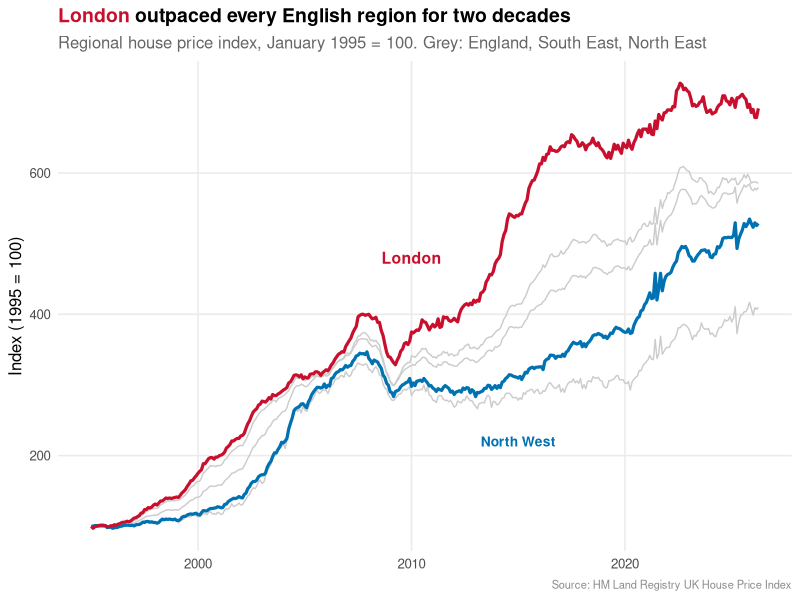
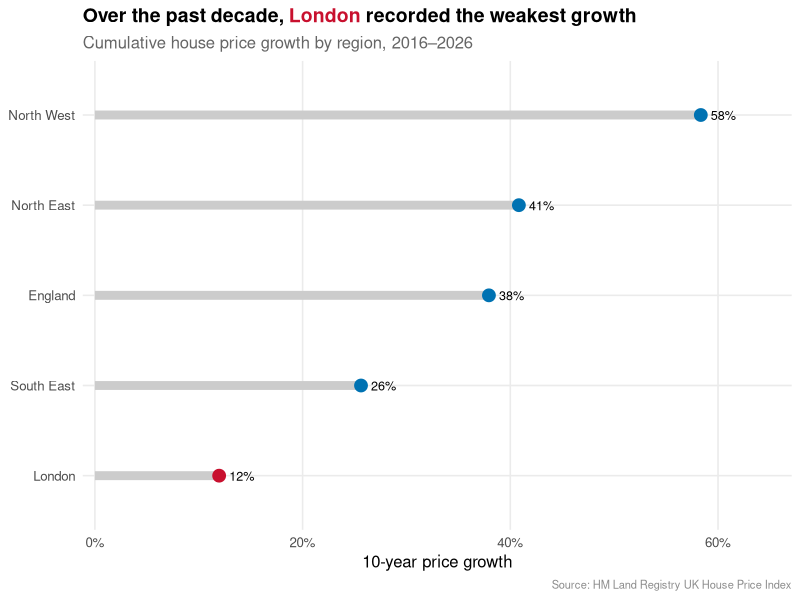
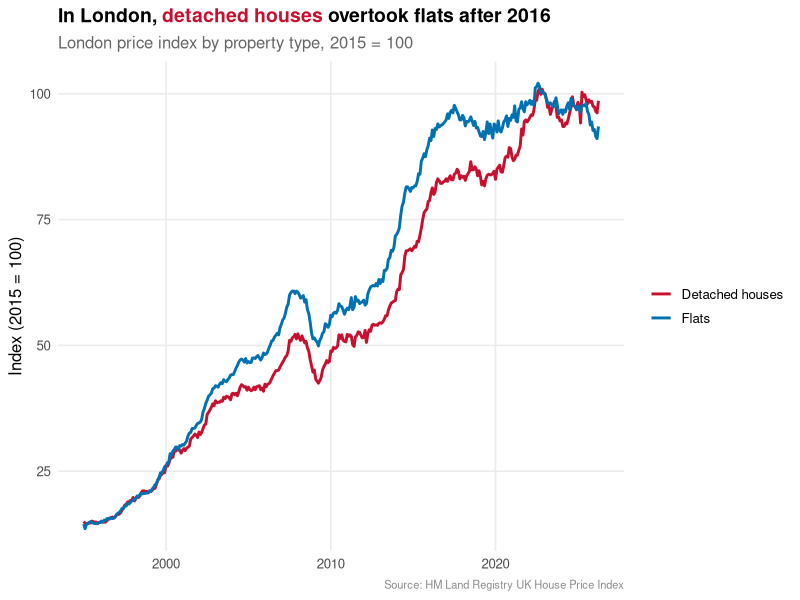
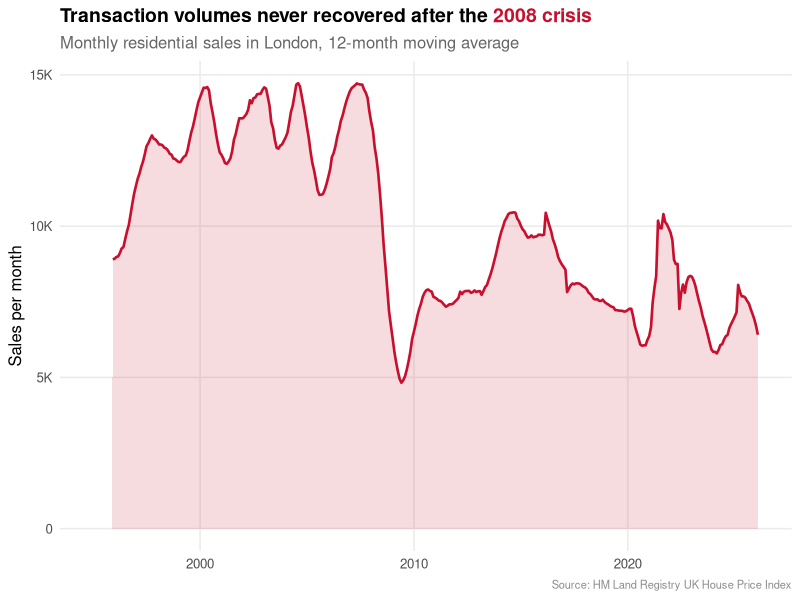
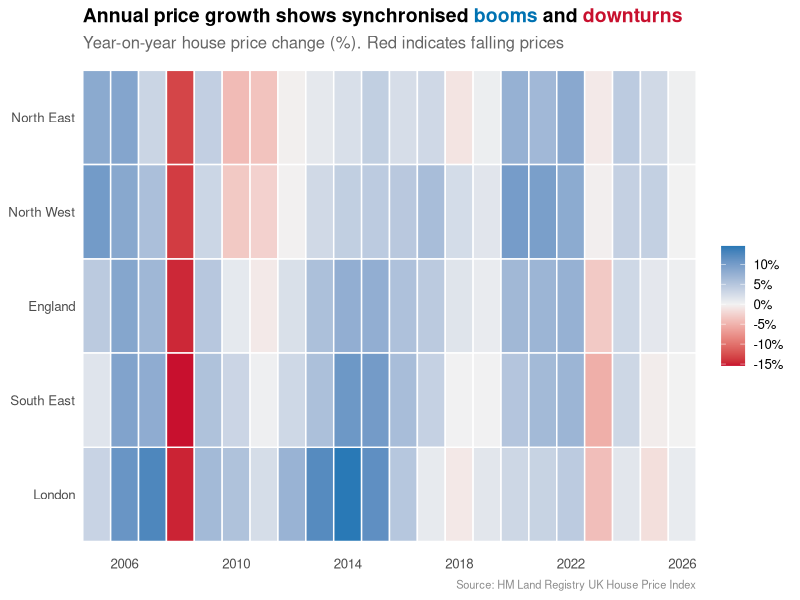

Source code (R) for these figures, in order: (Note: this script raises an error after producing the figures.)
# Setup: load packages, read and rebase data to 1995 = 100
library(tidyverse); library(scales); library(ggtext); library(patchwork)
dir.create("output", showWarnings = FALSE)
hpi <- read_csv("data/hpi_clean.csv") |> mutate(Date = as.Date(Date))
hpi <- hpi |> arrange(RegionName, Date) |> group_by(RegionName) |>
  mutate(Index95 = Index / Index[Date == min(Date)] * 100) |> ungroup()
theme_story <- theme_minimal(base_size = 12) +
  theme(plot.title = element_markdown(face = "bold", size = 14),
        plot.subtitle = element_text(colour = "grey40"),
        plot.caption = element_text(colour = "grey55", size = 8),
        panel.grid.minor = element_blank(), legend.position = "none")
col_london <- "#C8102E"; col_north <- "#0072B2"; col_grey <- "grey80"

# Viz 1: regional index since 1995, London highlighted
p1 <- hpi |> ggplot(aes(Date, Index95, group = RegionName)) +
  geom_line(colour = col_grey, linewidth = 0.5) +
  geom_line(data = ~filter(.x, RegionName == "North West"), colour = col_north, linewidth = 1.1) +
  geom_line(data = ~filter(.x, RegionName == "London"), colour = col_london, linewidth = 1.1) +
  annotate("text", x = as.Date("2010-01-01"), y = 480, label = "London", colour = col_london, size = 4, fontface = "bold") +
  annotate("text", x = as.Date("2015-01-01"), y = 220, label = "North West", colour = col_north, size = 3.5, fontface = "bold") +
  labs(title = "<span style='color:#C8102E'>London</span> outpaced every English region for two decades",
       subtitle = "Regional house price index, January 1995 = 100. Grey: England, South East, North East",
       x = NULL, y = "Index (1995 = 100)", caption = "Source: HM Land Registry UK House Price Index") + theme_story
ggsave("output/viz1_long_race.png", p1, width = 9, height = 5.5, dpi = 300)

# Viz 2: cumulative 10-year growth by region (dumbbell)
latest <- max(hpi$Date)
growth10 <- hpi |> filter(Date %in% c(latest %m-% years(10), latest)) |> group_by(RegionName) |>
  summarise(Start = first(AveragePrice), End = last(AveragePrice), .groups = "drop") |>
  mutate(Growth = End / Start - 1, RegionName = fct_reorder(RegionName, Growth))
p2 <- growth10 |> ggplot(aes(y = RegionName)) +
  geom_segment(aes(x = 0, xend = Growth, yend = RegionName), colour = col_grey, linewidth = 3) +
  geom_point(aes(x = Growth, colour = RegionName == "London"), size = 4) +
  geom_text(aes(x = Growth, label = percent(Growth, accuracy = 1)), hjust = -0.4, size = 3.2) +
  scale_colour_manual(values = c(`TRUE` = col_london, `FALSE` = col_north)) +
  scale_x_continuous(labels = percent, expand = expansion(mult = c(0.02, 0.15))) +
  labs(title = "Over the past decade, <span style='color:#C8102E'>London</span> recorded the weakest growth",
       subtitle = paste0("Cumulative house price growth by region, ", year(latest) - 10, "\u2013", year(latest)),
       x = "10-year price growth", y = NULL, caption = "Source: HM Land Registry UK House Price Index") + theme_story
ggsave("output/viz2_catchup.png", p2, width = 9, height = 5.5, dpi = 300)

# Viz 3: London price index by property type (detached vs flats)
london_types <- hpi |> filter(RegionName == "London", !is.na(DetachedIndex), !is.na(FlatIndex)) |>
  select(Date, DetachedIndex, FlatIndex) |> pivot_longer(-Date, names_to = "Type", values_to = "Idx")
p3 <- london_types |> ggplot(aes(Date, Idx, colour = Type)) + geom_line(linewidth = 1) +
  scale_colour_manual(values = c(DetachedIndex = col_london, FlatIndex = col_north), labels = c("Detached houses", "Flats")) +
  labs(title = "In London, <span style='color:#C8102E'>detached houses</span> overtook flats after 2016",
       subtitle = "London price index by property type, 2015 = 100",
       x = NULL, y = "Index (2015 = 100)", caption = "Source: HM Land Registry UK House Price Index") +
  theme_story + theme(legend.position = "right", legend.title = element_blank())
ggsave("output/viz3_property_types.png", p3, width = 9, height = 5.5, dpi = 300)

# Viz 4: London monthly sales, 12-month moving average
roll_mean <- function(x, k = 12) { n <- length(x); out <- rep(NA_real_, n); for (i in k:n) out[i] <- mean(x[(i - k + 1):i]); out }
london_vol <- hpi |> filter(RegionName == "London", !is.na(SalesVolume)) |> arrange(Date) |> mutate(VolMA = roll_mean(SalesVolume, 12))
p4 <- london_vol |> ggplot(aes(Date, VolMA)) +
  geom_area(fill = col_london, alpha = 0.15) + geom_line(colour = col_london, linewidth = 0.9) +
  scale_y_continuous(labels = label_number(scale_cut = cut_short_scale()), limits = c(0, NA)) +
  labs(title = "Transaction volumes never recovered after the <span style='color:#C8102E'>2008 crisis</span>",
       subtitle = "Monthly residential sales in London, 12-month moving average",
       x = NULL, y = "Sales per month", caption = "Source: HM Land Registry UK House Price Index") + theme_story
ggsave("output/viz4_volume.png", p4, width = 9, height = 5.5, dpi = 300)

# Viz 5: year-on-year growth heatmap by region and year
heat <- hpi |> mutate(Year = year(Date), Month = month(Date)) |>
  filter(Month == 12 | (Year == max(Year) & Month == max(Month[Year == max(Year)]))) |>
  arrange(RegionName, Date) |> group_by(RegionName) |> mutate(YoY = Index / lag(Index) - 1) |> ungroup() |>
  filter(!is.na(YoY), Year >= 2005) |>
  mutate(RegionName = factor(RegionName, levels = c("London", "South East", "England", "North West", "North East")))
p5 <- heat |> ggplot(aes(Year, RegionName, fill = YoY)) + geom_tile(colour = "white", linewidth = 0.5) +
  scale_fill_gradient2(low = col_london, mid = "grey95", high = col_north, midpoint = 0, labels = percent) +
  scale_x_continuous(breaks = seq(2006, 2026, 4), expand = c(0, 0)) +
  labs(title = "Annual price growth shows synchronised <span style='color:#0072B2'>booms</span> and <span style='color:#C8102E'>downturns</span>",
       subtitle = "Year-on-year house price change (%). Red indicates falling prices",
       x = NULL, y = NULL, fill = NULL, caption = "Source: HM Land Registry UK House Price Index") +
  theme_story + theme(legend.position = "right", panel.grid = element_blank())
ggsave("output/viz5_heatmap.png", p5, width = 9, height = 5.5, dpi = 300)

# Viz 6: value today of £100,000 invested in a 1995 home, by region
final <- hpi |> group_by(RegionName) |> summarise(Multiple = last(Index95) / 100, .groups = "drop") |>
  mutate(Value = 100000 * Multiple, RegionName = fct_reorder(RegionName, Value))
p6 <- final |> ggplot(aes(Value, RegionName)) + geom_col(aes(fill = RegionName == "London"), width = 0.7) +
  geom_text(aes(label = label_currency(prefix = "\u00a3", accuracy = 1, scale_cut = cut_short_scale())(Value)), hjust = -0.1, size = 3.4) +
  scale_fill_manual(values = c(`TRUE` = col_london, `FALSE` = col_north)) +
  scale_x_continuous(labels = label_currency(prefix = "\u00a3", scale_cut = cut_short_scale()), expand = expansion(mult = c(0, 0.18))) +
  labs(title = "\u00a3100,000 invested in an average 1995 home, valued today",
       subtitle = "Nominal value by region \u2013 London retains the highest absolute value",
       x = NULL, y = NULL, caption = "Source: HM Land Registry UK House Price Index") + theme_story
ggsave("output/viz6_infographic.png", p6, width = 9, height = 5.5, dpi = 300)
